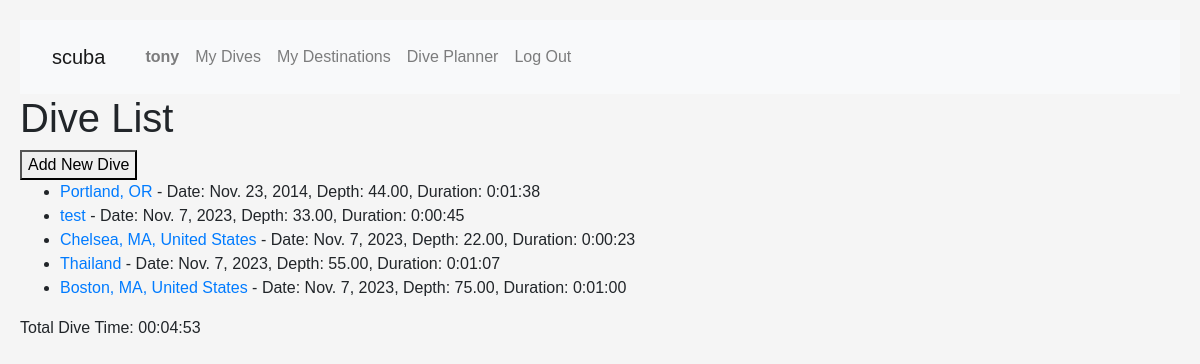
Before: /dives (signed in) with the older database file.
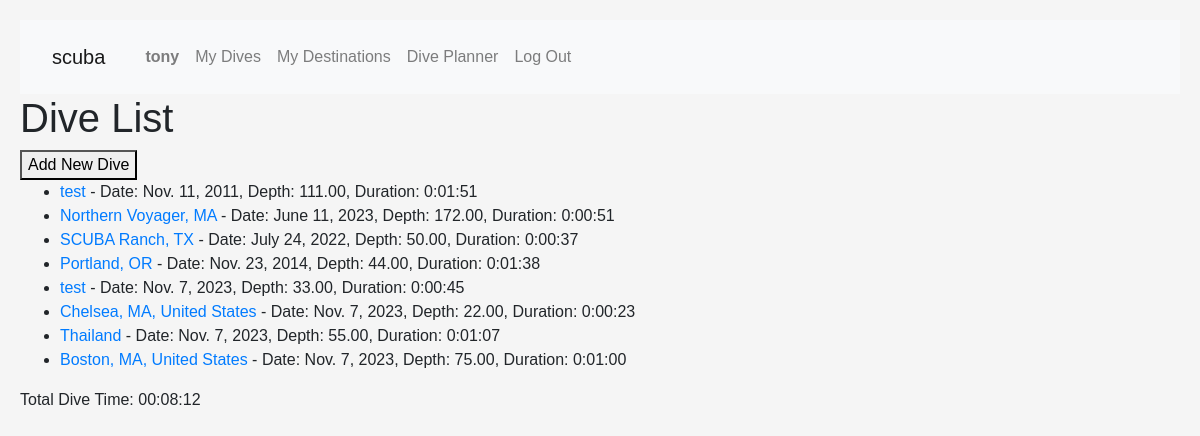
After: the same page with the newer database file.
### scuba/models.py (models this page shows)
class Dive(models.Model):
    user = models.ForeignKey(
        User, blank=True, null=True, on_delete=models.CASCADE)
    location = models.CharField(max_length=100)
    date = models.DateField()
    depth = models.DecimalField(max_digits=5, decimal_places=2)
    duration = models.DurationField()
    notes = models.TextField(blank=True)

### scuba/views.py (the view)
# urls.py: path("dives", views.index, name="index"),
def index(request):
    dives = Dive.objects.filter(user=request.user).order_by("-pk")
    if request.method == 'POST':
        form = DiveForm(request.POST)
        if form.is_valid():
            dive = form.save(commit=False)
            dive.user = request.user
            dive.save()
            return redirect('index')
    else:
        form = DiveForm()
    return render(request, 'scuba/index.html', {
        'dives': dives,
        'form': form
    })

### scuba/templatetags/custom_filters.py (called while the page is built)
@register.filter
def total_dive_time(dives):
    total_time = sum(dive.duration.total_seconds() for dive in dives)
    hours, remainder = divmod(total_time, 3600)
    minutes, seconds = divmod(remainder, 60)
    return "{:02}:{:02}:{:02}".format(int(hours), int(minutes), int(seconds))

### scuba/templates/scuba/index.html (shortened to what this page needs)
{% extends "scuba/layout.html" %} {% block body %} {% load custom_filters %}
<h1>Dive List</h1>
<button id="toggleNewDiveForm">Add New Dive</button>
{% if dives %}
<ul>
  {% for dive in dives %}
  <li>
    <a href="{% url 'dive_detail' pk=dive.pk %}">{{ dive.location }}</a>
    - Date: {{ dive.date }}, Depth: {{ dive.depth }}, Duration: {{ dive.duration }}
  </li>
  {% endfor %}
</ul>
<p>Total Dive Time: {{ dives|total_dive_time }}</p>
{% else %}
<p>No dives available.</p>
{% endif %} {% endblock %}

Changed rows visible on the page:
added Dive: location "test", date "Nov. 11, 2011", depth "111.00", duration "0:01:51", duration.duration "00:08:12"
added Dive: location "Northern Voyager, MA", date "June 11, 2023", depth "172.00", duration "0:00:51"
added Dive: location "SCUBA Ranch, TX", date "July 24, 2022", depth "50.00", duration "0:00:37"
Other visible differences:
{{ dives|total_dive_time }}: "00:04:53" → "00:08:12"
